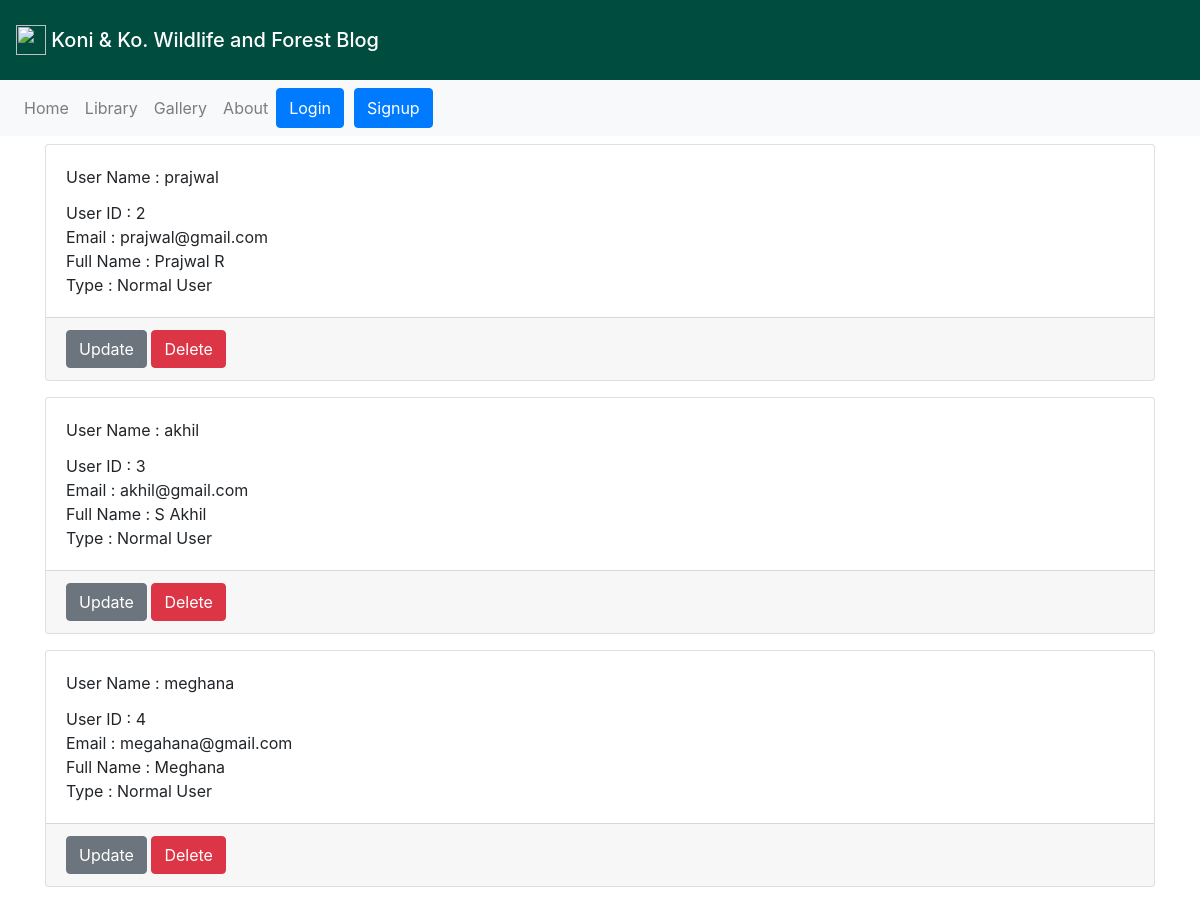
The page /modules/manageUsers.php on the database its author committed.
### tables this page shows
CREATE TABLE `user` (
  `id` int(11) NOT NULL AUTO_INCREMENT,
  `user_name` varchar(45) NOT NULL,
  `full_name` varchar(45) NOT NULL,
  `email` varchar(45) NOT NULL,
  `password` varchar(45) NOT NULL,
  `type` int(11) NOT NULL,
  PRIMARY KEY (`id`),
  UNIQUE KEY `user_name_UNIQUE` (`user_name`),
  UNIQUE KEY `email_UNIQUE` (`email`)
);

### modules/manageUsers.php (the view, shortened to what this page needs)
<?php
    require_once('../includes/header.php');
?>
<div class="row">
    <div class="col-md-12">
        <?php
            $query = "SELECT * FROM user WHERE type != 1";
            $result = mysqli_query($CONN,$query);
            while($user = mysqli_fetch_assoc($result)){
        ?>
            <div class="row">
                <div class="col-md-12">
                    <div class="card">
                        <div class="card-body">
                            <div class="card-title">
                                User Name : <?php echo $user['user_name'] ?>
                            </div>
                            <div class="card-text">
                                User ID : <?php echo $user['id'] ?>
                            </div>
                            <div class="card-text">
                                Email : <?php echo $user['email'] ?>
                            </div>
                            <div class="card-text">
                                Full Name : <?php echo $user['full_name'] ?>
                            </div>
                            <div class="card-text">
                                Type : Normal User
                            </div>
                        </div>
                        <div class="card-footer">
                            <a class="btn btn-secondary" href=<?php echo "http://koniandko/modules/updateInfo.php?user_id=".$user['id'] ?>>Update</a>
                            <button type="button" class="btn btn-danger" data-toggle="modal" data-target="#exampleModalCenter">
                              Delete
                            </button>
                        </div>
                    </div>
                </div>
            </div>
        <?php
            }
         ?>
    </div>
</div>
<?php
     require_once('../includes/footer.php');
?>

### assets/css/main.css (style rules this page uses)
body { background-image: url('../images/1.png'); }
.row { margin-bottom: 1rem; }

### rows shown on the page
user: user_name "prajwal", id "2", email "prajwal@gmail.com", full_name "Prajwal R"
user: user_name "akhil", id "3", email "akhil@gmail.com", full_name "S Akhil"
user: user_name "meghana", id "4", email "megahana@gmail.com", full_name "Meghana"
